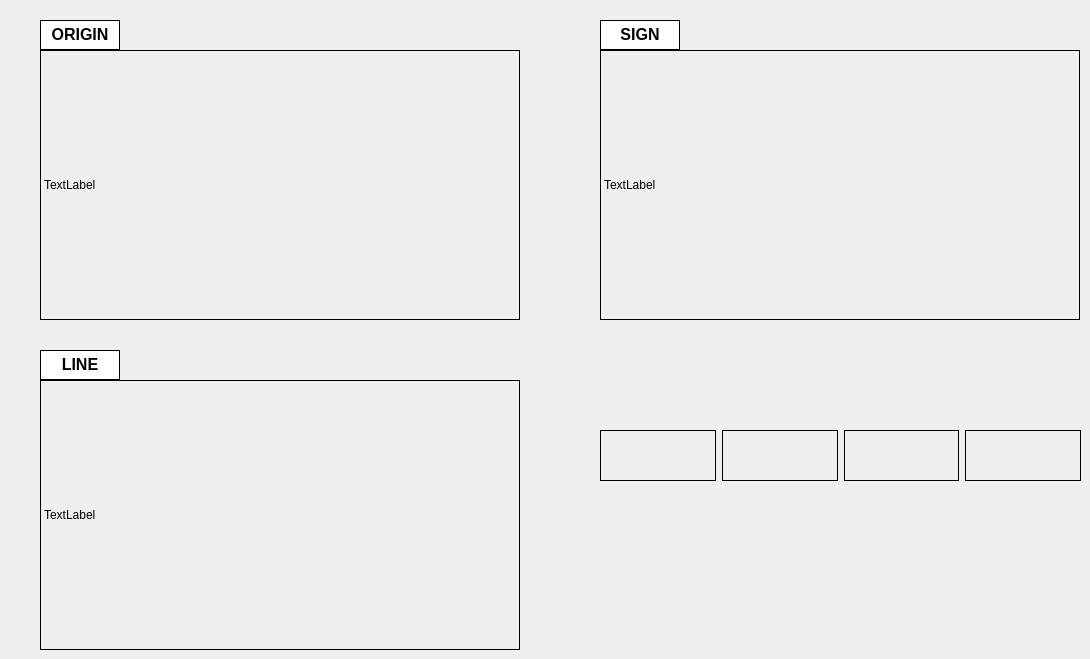
    <widget class="QWidget" name="Result">
     <attribute name="title">
      <string>Result</string>
     </attribute>
     <widget class="QPushButton" name="manipulation">
      <property name="geometry">
       <rect>
        <x>600</x>
        <y>381</y>
        <width>120</width>
        <height>40</height>
       </rect>
      </property>
      <property name="font">
       <font>
        <pointsize>12</pointsize>
        <weight>50</weight>
        <italic>false</italic>
        <bold>false</bold>
       </font>
      </property>
      <property name="styleSheet">
       <string notr="true">border-color: rgb(238, 238, 236);
border-width : 1.5px;
border-style:dashed;
color: rgb(238, 238, 236);</string>
      </property>
      <property name="text">
       <string>manipulation</string>
      </property>
     </widget>
     <widget class="QLabel" name="origin">
      <property name="geometry">
       <rect>
        <x>40</x>
        <y>50</y>
        <width>480</width>
        <height>270</height>
       </rect>
      </property>
      <property name="frameShape">
       <enum>QFrame::Box</enum>
      </property>
      <property name="text">
       <string>TextLabel</string>
      </property>
     </widget>
     <widget class="QTextEdit" name="ORIGIN">
      <property name="geometry">
       <rect>
        <x>40</x>
        <y>20</y>
        <width>80</width>
        <height>30</height>
       </rect>
      </property>
      <property name="frameShape">
       <enum>QFrame::Box</enum>
      </property>
      <property name="frameShadow">
       <enum>QFrame::Plain</enum>
      </property>
      <property name="html">
       <string>&lt;!DOCTYPE HTML PUBLIC &quot;-//W3C//DTD HTML 4.0//EN&quot; &quot;http://www.w3.org/TR/REC-html40/strict.dtd&quot;&gt;
&lt;html&gt;&lt;head&gt;&lt;meta name=&quot;qrichtext&quot; content=&quot;1&quot; /&gt;&lt;style type=&quot;text/css&quot;&gt;
p, li { white-space: pre-wrap; }
&lt;/style&gt;&lt;/head&gt;&lt;body style=&quot; font-family:'Ubuntu'; font-size:11pt; font-weight:400; font-style:normal;&quot;&gt;
&lt;p align=&quot;center&quot; style=&quot; margin-top:0px; margin-bottom:0px; margin-left:0px; margin-right:0px; -qt-block-indent:0; text-indent:0px;&quot;&gt;&lt;span style=&quot; font-size:12pt; font-weight:600;&quot;&gt;ORIGIN&lt;/span&gt;&lt;/p&gt;&lt;/body&gt;&lt;/html&gt;</string>
      </property>
     </widget>
     <widget class="QTextEdit" name="SIGN">
      <property name="geometry">
       <rect>
        <x>600</x>
        <y>20</y>
        <width>80</width>
        <height>30</height>
       </rect>
      </property>
      <property name="frameShape">
       <enum>QFrame::Box</enum>
      </property>
      <property name="frameShadow">
       <enum>QFrame::Plain</enum>
      </property>
      <property name="html">
       <string>&lt;!DOCTYPE HTML PUBLIC &quot;-//W3C//DTD HTML 4.0//EN&quot; &quot;http://www.w3.org/TR/REC-html40/strict.dtd&quot;&gt;
&lt;html&gt;&lt;head&gt;&lt;meta name=&quot;qrichtext&quot; content=&quot;1&quot; /&gt;&lt;style type=&quot;text/css&quot;&gt;
p, li { white-space: pre-wrap; }
&lt;/style&gt;&lt;/head&gt;&lt;body style=&quot; font-family:'Ubuntu'; font-size:11pt; font-weight:400; font-style:normal;&quot;&gt;
&lt;p align=&quot;center&quot; style=&quot; margin-top:0px; margin-bottom:0px; margin-left:0px; margin-right:0px; -qt-block-indent:0; text-indent:0px;&quot;&gt;&lt;span style=&quot; font-size:12pt; font-weight:600;&quot;&gt;SIGN&lt;/span&gt;&lt;/p&gt;&lt;/body&gt;&lt;/html&gt;</string>
      </property>
     </widget>
     <widget class="QPushButton" name="autorace">
      <property name="geometry">
       <rect>
        <x>600</x>
        <y>530</y>
        <width>120</width>
        <height>40</height>
       </rect>
      </property>
      <property name="font">
       <font>
        <pointsize>12</pointsize>
        <weight>50</weight>
        <italic>false</italic>
        <bold>false</bold>
       </font>
      </property>
      <property name="styleSheet">
       <string notr="true">border-color: rgb(238, 238, 236);
border-width : 1.5px;
border-style:dashed;
color: rgb(238, 238, 236);</string>
      </property>
      <property name="text">
       <string>autorace</string>
      </property>
     </widget>
     <widget class="QLabel" name="line">
      <property name="geometry">
       <rect>
        <x>40</x>
        <y>380</y>
        <width>480</width>
        <height>270</height>
       </rect>
      </property>
      <property name="frameShape">
       <enum>QFrame::Box</enum>
      </property>
      <property name="text">
       <string>TextLabel</string>
      </property>
     </widget>
     <widget class="QLabel" name="sign">
      <property name="geometry">
       <rect>
        <x>600</x>
        <y>50</y>
        <width>480</width>
        <height>270</height>
       </rect>
      </property>
      <property name="frameShape">
       <enum>QFrame::Box</enum>
      </property>
      <property name="text">
       <string>TextLabel</string>
      </property>
     </widget>
     <widget class="QTextEdit" name="LINE">
      <property name="geometry">
       <rect>
        <x>40</x>
        <y>350</y>
        <width>80</width>
        <height>30</height>
       </rect>
      </property>
      <property name="frameShape">
       <enum>QFrame::Box</enum>
      </property>
      <property name="frameShadow">
       <enum>QFrame::Plain</enum>
      </property>
      <property name="html">
       <string>&lt;!DOCTYPE HTML PUBLIC &quot;-//W3C//DTD HTML 4.0//EN&quot; &quot;http://www.w3.org/TR/REC-html40/strict.dtd&quot;&gt;
&lt;html&gt;&lt;head&gt;&lt;meta name=&quot;qrichtext&quot; content=&quot;1&quot; /&gt;&lt;style type=&quot;text/css&quot;&gt;
p, li { white-space: pre-wrap; }
&lt;/style&gt;&lt;/head&gt;&lt;body style=&quot; font-family:'Ubuntu'; font-size:11pt; font-weight:400; font-style:normal;&quot;&gt;
&lt;p align=&quot;center&quot; style=&quot; margin-top:0px; margin-bottom:0px; margin-left:0px; margin-right:0px; -qt-block-indent:0; text-indent:0px;&quot;&gt;&lt;span style=&quot; font-size:12pt; font-weight:600;&quot;&gt;LINE&lt;/span&gt;&lt;/p&gt;&lt;/body&gt;&lt;/html&gt;</string>
      </property>
     </widget>
     <widget class="QWidget" name="horizontalLayoutWidget">
      <property name="geometry">
       <rect>
        <x>600</x>
        <y>430</y>
        <width>481</width>
        <height>51</height>
       </rect>
      </property>
      <layout class="QHBoxLayout" name="horizontalLayout">
       <property name="sizeConstraint">
        <enum>QLayout::SetDefaultConstraint</enum>
       </property>
       <item>
        <widget class="QLabel" name="angle1">
         <property name="frameShape">
          <enum>QFrame::Box</enum>
         </property>
         <property name="text">
          <string/>
         </property>
        </widget>
       </item>
       <item>
        <widget class="QLabel" name="angle2">
         <property name="frameShape">
          <enum>QFrame::Box</enum>
         </property>
         <property name="text">
          <string/>
         </property>
        </widget>
       </item>
       <item>
        <widget class="QLabel" name="angle3">
         <property name="frameShape">
          <enum>QFrame::Box</enum>
         </property>
         <property name="text">
          <string/>
         </property>
        </widget>
       </item>
       <item>
        <widget class="QLabel" name="angle4">
         <property name="frameShape">
          <enum>QFrame::Box</enum>
         </property>
         <property name="text">
          <string/>
         </property>
        </widget>
       </item>
      </layout>
     </widget>
    </widget>
